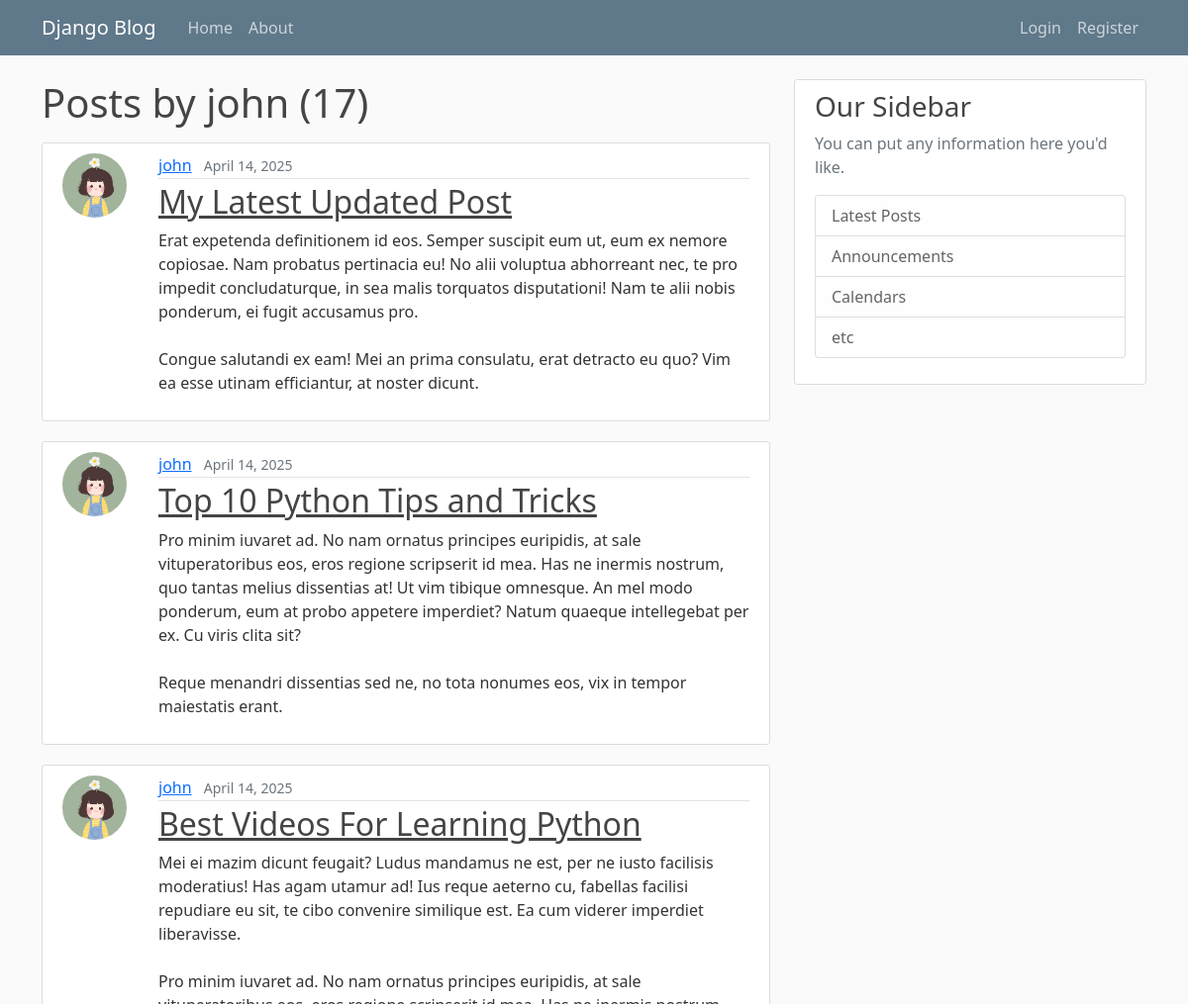
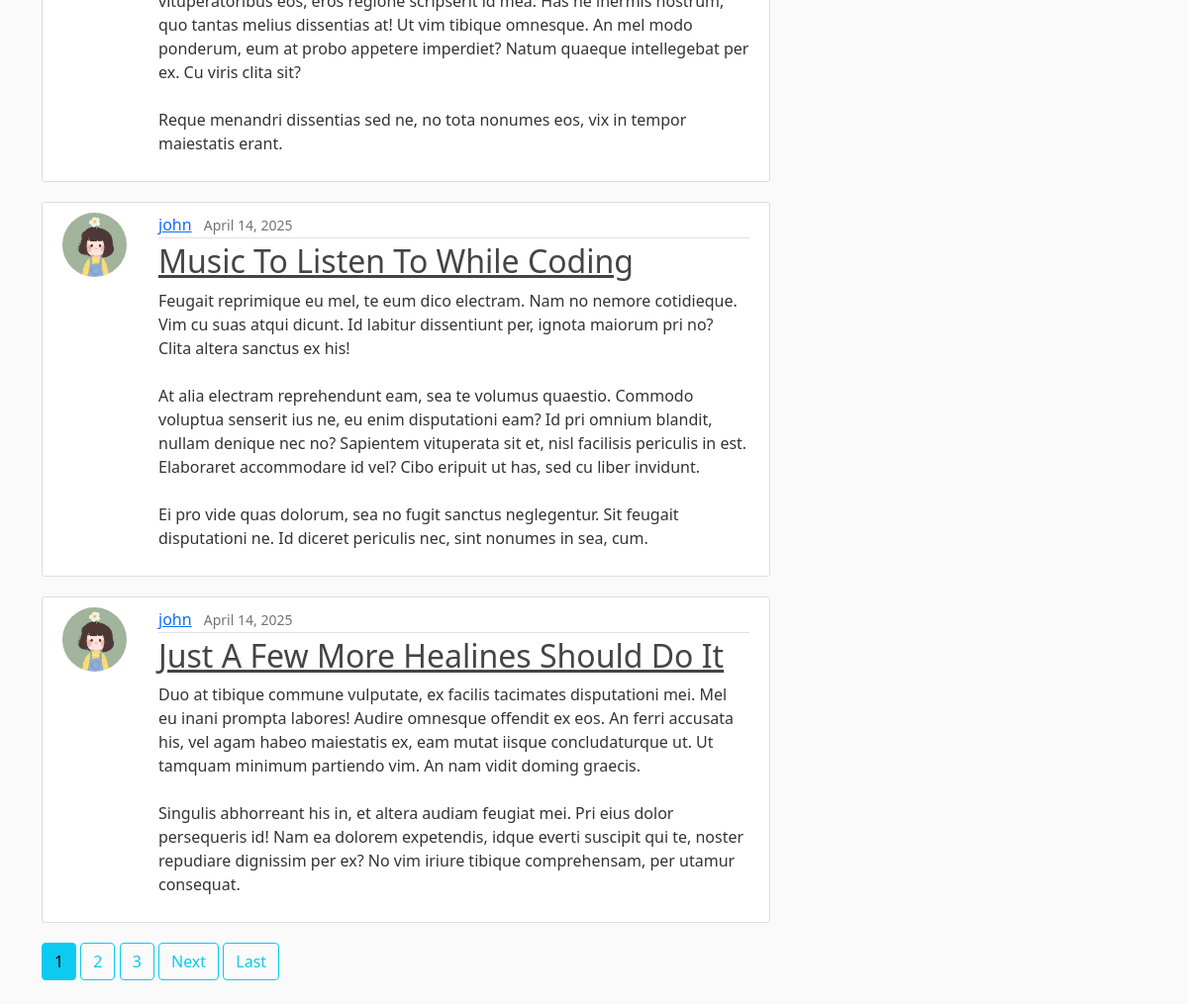
/user/john, run on the app's committed database (2 pictures, top to bottom).
### blog/models.py (models this page shows, shortened)
class Post(models.Model):
  title = models.CharField(max_length=100)
  content = models.TextField()
  date_posted = models.DateTimeField(default=timezone.now)
  author = models.ForeignKey(User, on_delete=models.CASCADE)

### users/models.py (models this page shows, shortened)
class Profile(models.Model):
  user = models.OneToOneField(User, on_delete=models.CASCADE)
  image = models.ImageField(default='default.jpg', upload_to='profile_pics')

### blog/views.py (the view)
# urls.py: path('user/<str:username>', UserPostListView.as_view(), name='user-posts'),
class UserPostListView(ListView):
    model = Post
    template_name = 'blog/user_posts.html'
    context_object_name = 'posts'
    paginate_by = 5
    def get_queryset(self):
        user = get_object_or_404(User, username=self.kwargs.get('username'))
        return Post.objects.filter(author=user).order_by('-date_posted')

### blog/templates/blog/user_posts.html (shortened to what this page needs)
{% extends "blog/base.html" %}
{% block content %}
  <h1 class="mb-3">Posts by {{ view.kwargs.username }} ({{ page_obj.paginator.count }})</h1>
  {% for post in posts %}
    <article class="d-flex content-section">
      <div class="flex-shrink-0">
        <img class="rounded-circle article-img" src="{{ post.author.profile.image.url }}">
      </div>
      <div class="flex-grow-1 ms-3">
        <div class="article-metadata">
          <a class="me-2" href="{% url 'user-posts' post.author.username %}">{{ post.author }}</a>
          <small class="text-muted">{{ post.date_posted|date:"F d, Y" }}</small>
        </div>
        <h2><a class="article-title" href="{% url 'post-detail' post.id %}">{{ post.title }}</a></h2>
        <p class="article-content">{{ post.content }}</p>
      </div>
    </article>
  {% endfor %}
  {% if is_paginated %}
    {% for num in page_obj.paginator.page_range %}
      {% if page_obj.number == num %}
        <a class="btn btn-info mb-4" href="?page={{ num }}">{{ num }}</a>
      {% elif num > page_obj.number|add:'-3' and num < page_obj.number|add:'3' %}
        <a class="btn btn-outline-info mb-4" href="?page={{ num }}">{{ num }}</a>
      {% endif %}
    {% endfor %}
    {% if page_obj.has_next %}
      {% if page_obj.next_page_number != page_obj.paginator.num_pages %}
        <a class="btn btn-outline-info mb-4" href="?page={{ page_obj.next_page_number }}">Next</a>
      {% endif %}
      <a class="btn btn-outline-info mb-4" href="?page={{ page_obj.paginator.num_pages }}">Last</a>
    {% endif %}
  {% endif %}
{% endblock content %}

### blog/static/blog/main.css (style rules this page uses)
body { background: #fafafa; color: #333333; margin-top: 5rem; }
h1, h2, h3, h4, h5, h6 { color: #444444; }
.content-section { background: #ffffff; padding: 10px 20px; border: 1px solid #dddddd; border-radius: 3px; margin-bottom: 20px; }
.article-title { color: #444444; }
.article-content { white-space: pre-line; }
.article-img { height: 65px; width: 65px; margin-right: 16px; }
.article-metadata { padding-bottom: 1px; margin-bottom: 4px; border-bottom: 1px solid #e3e3e3 }

### data on the page
Post: author.profile.image (picture), author "john", date_posted "April 14, 2025", title "My Latest Updated Post", content "Erat expetenda definitionem id eos. Semper suscipit eum ut, eum ex nemore copiosae. Nam probatus pertinacia eu! No alii voluptua abhorreant nec, te pro impedit concludaturque, in sea malis torquatos disputationi! Nam te alii nobis ponderum, ei fugit accusamus pro. Congue salutandi ex eam! Mei an prima consulatu, erat detracto eu quo? Vim ea esse utinam efficiantur, at noster dicunt."
Post: author.profile.image (picture), author "john", date_posted "April 14, 2025", title "Top 10 Python Tips and Tricks", content "Pro minim iuvaret ad. No nam ornatus principes euripidis, at sale vituperatoribus eos, eros regione scripserit id mea. Has ne inermis nostrum, quo tantas melius dissentias at! Ut vim tibique omnesque. An mel modo ponderum, eum at probo appetere imperdiet? Natum quaeque intellegebat per ex. Cu viris clita sit? Reque menandri dissentias sed ne, no tota nonumes eos, vix in tempor maiestatis erant."
Post: author.profile.image (picture), author "john", date_posted "April 14, 2025", title "Best Videos For Learning Python", content "Mei ei mazim dicunt feugait? Ludus mandamus ne est, per ne iusto facilisis moderatius! Has agam utamur ad! Ius reque aeterno cu, fabellas facilisi repudiare eu sit, te cibo convenire similique est. Ea cum viderer imperdiet liberavisse. Pro minim iuvaret ad. No nam ornatus principes euripidis, at sale vituperatoribus eos, eros regione scripserit id mea. Has ne inermis nostrum, quo tantas melius dissentias at! Ut vim tibique omnesque. An mel modo ponderum, eum at probo appetere imperdiet? Natum quaeque intellegebat per ex. Cu viris clita sit? Reque menandri dissentias sed ne, no tota nonumes eos, vix in tempor maiestatis erant."
Post: author.profile.image (picture), author "john", date_posted "April 14, 2025", title "Music To Listen To While Coding", content "Feugait reprimique eu mel, te eum dico electram. Nam no nemore cotidieque. Vim cu suas atqui dicunt. Id labitur dissentiunt per, ignota maiorum pri no? Clita altera sanctus ex his! At alia electram reprehendunt eam, sea te volumus quaestio. Commodo voluptua senserit ius ne, eu enim disputationi eam? Id pri omnium blandit, nullam denique nec no? Sapientem vituperata sit et, nisl facilisis periculis in est. Elaboraret accommodare id vel? Cibo eripuit ut has, sed cu liber invidunt. Ei pro vide quas dolorum, sea no fugit sanctus neglegentur. Sit feugait disputationi ne. Id diceret periculis nec, sint nonumes in sea, cum."
Post: author.profile.image (picture), author "john", date_posted "April 14, 2025", title "Just A Few More Healines Should Do It", content "Duo at tibique commune vulputate, ex facilis tacimates disputationi mei. Mel eu inani prompta labores! Audire omnesque offendit ex eos. An ferri accusata his, vel agam habeo maiestatis ex, eam mutat iisque concludaturque ut. Ut tamquam minimum partiendo vim. An nam vidit doming graecis. Singulis abhorreant his in, et altera audiam feugiat mei. Pri eius dolor persequeris id! Nam ea dolorem expetendis, idque everti suscipit qui te, noster repudiare dignissim per ex? No vim iriure tibique comprehensam, per utamur consequat."

### other printed values
{{ view.kwargs.username }} "john"
{{ page_obj.paginator.count }} "17"
{{ num }} "1"
{{ num }} "2" "3"
